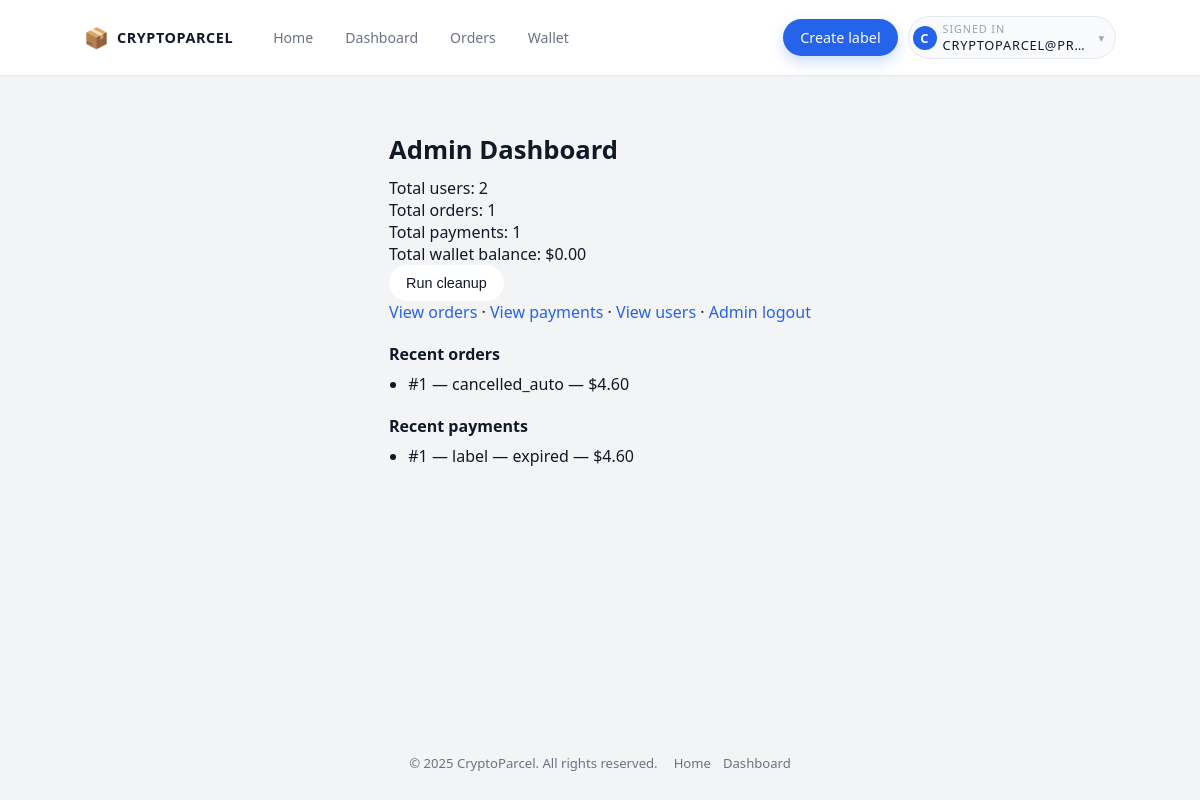
The page /admin (signed in) on the database its author committed.
### models.py (models this page shows)
class User(UserMixin, db.Model):
    __tablename__ = "user"
    id = db.Column(db.Integer, primary_key=True)
    email = db.Column(db.String(255), unique=True, nullable=False, index=True)
    password_hash = db.Column(db.String(255), nullable=False)
    balance_usd = db.Column(db.Float, nullable=False, default=0.0)
    created_at = db.Column(db.DateTime, nullable=False, default=datetime.utcnow)
    orders = db.relationship("Order", backref="user", lazy=True)
    payments = db.relationship("Payment", backref="user", lazy=True)
    wallet_logs = db.relationship("WalletLog", backref="user", lazy=True)
    api_keys = db.relationship("APIKey", backref="user", lazy=True)
    address_profiles = db.relationship("AddressProfile", backref="user", lazy=True)
    team_memberships = db.relationship("TeamMembership", backref="user", lazy=True)

class Order(db.Model):
    __tablename__ = "order"
    id = db.Column(db.Integer, primary_key=True)
    user_id = db.Column(db.Integer, db.ForeignKey("user.id"), nullable=False)
    carrier = db.Column(db.String(64), nullable=False)
    service = db.Column(db.String(64), nullable=False)
    weight_oz = db.Column(db.Float, nullable=False)
    from_address = db.Column(db.Text, nullable=False)
    to_address = db.Column(db.Text, nullable=False)
    reference = db.Column(db.String(255))
    amount_usd = db.Column(db.Float, nullable=False)
    status = db.Column(db.String(32), default="pending_payment", index=True)
    created_at = db.Column(db.DateTime, nullable=False, default=datetime.utcnow)
    payments = db.relationship("Payment", backref="order", lazy=True)

class Payment(db.Model):
    __tablename__ = "payment"
    id = db.Column(db.Integer, primary_key=True)
    order_id = db.Column(db.Integer, db.ForeignKey("order.id"), nullable=True)
    user_id = db.Column(db.Integer, db.ForeignKey("user.id"), nullable=True)
    type = db.Column(db.String(20), nullable=False, default="label")
    provider = db.Column(db.String(64), nullable=True)  # wallet, nowpayments, etc.
    provider_payment_id = db.Column(db.String(128), nullable=True, index=True)
    amount_usd = db.Column(db.Float, nullable=False)
    currency = db.Column(db.String(32), default="usd")
    status = db.Column(db.String(32), default="pending")
    created_at = db.Column(db.DateTime, nullable=False, default=datetime.utcnow)

### app.py (the view)
    @app.route("/admin")
    @admin_required
    def admin_dashboard():
        from models import User, Order, Payment
        run_auto_cleanup()
        total_users = User.query.count()
        total_orders = Order.query.count()
        total_payments = Payment.query.count()
        total_wallet_balance = db.session.query(
            db.func.coalesce(db.func.sum(User.balance_usd), 0.0)
        ).scalar()
        recent_orders = Order.query.order_by(Order.created_at.desc()).limit(10).all()
        recent_payments = Payment.query.order_by(Payment.created_at.desc()).limit(10).all()
        return render_template(
            "admin/dashboard.html",
            total_users=total_users,
            total_orders=total_orders,
            total_payments=total_payments,
            total_wallet_balance=total_wallet_balance,
            recent_orders=recent_orders,
            recent_payments=recent_payments,
        )

### app.py (called while the page is built)
@login_manager.user_loader
def load_user(user_id):
    from models import User
    try:
        return User.query.get(int(user_id))
    except Exception:
        return None

def is_admin() -> bool:
    if getattr(current_user, "is_authenticated", False) and current_user.id == 1:
        return True
    return bool(session.get("admin_auth"))

def admin_required(fn):
    from functools import wraps
    @wraps(fn)
    def wrapper(*args, **kwargs):
        if not is_admin():
            flash("Admin access required.", "error")
            return redirect(url_for("admin_login"))
        return fn(*args, **kwargs)
    return wrapper

def run_auto_cleanup():
    from models import Order, Payment
    now = datetime.utcnow()
    cutoff_orders = now - timedelta(minutes=15)
    stale_orders = (
        Order.query.filter(
            Order.status.in_(["pending_payment", "payment_error"]),
            Order.created_at < cutoff_orders,
        ).all()
    )
    for o in stale_orders:
        o.status = "cancelled_auto"
    cutoff_payments = now - timedelta(minutes=60)
    stale_payments = (
        Payment.query.filter(
            Payment.status == "waiting",
            Payment.created_at < cutoff_payments,
        ).all()
    )
    for p in stale_payments:
        p.status = "expired"
    if stale_orders or stale_payments:
        db.session.commit()

### templates/admin/dashboard.html (shortened to what this page needs)
{% extends 'base.html' %}
{% block content %}
<section class="section">
  <h2>Admin Dashboard</h2>
  <p>Total users: {{ total_users }}</p>
  <p>Total orders: {{ total_orders }}</p>
  <p>Total payments: {{ total_payments }}</p>
  <p>Total wallet balance: ${{ '%.2f'|format(total_wallet_balance or 0.0) }}</p>
  <form method="POST" action="{{ url_for('admin_cleanup') }}">
    <button class="btn">Run cleanup</button>
  </form>
  <p><a href="{{ url_for('admin_orders') }}">View orders</a> ·
     <a href="{{ url_for('admin_payments') }}">View payments</a> ·
     <a href="{{ url_for('admin_users') }}">View users</a> ·
     <a href="{{ url_for('admin_logout') }}">Admin logout</a></p>
  <h3>Recent orders</h3>
  <ul>
  {% for o in recent_orders %}
    <li>#{{ o.id }} — {{ o.status }} — ${{ '%.2f'|format(o.amount_usd) }}</li>
  {% endfor %}
  </ul>
  <h3>Recent payments</h3>
  <ul>
  {% for p in recent_payments %}
    <li>#{{ p.id }} — {{ p.type }} — {{ p.status }} — ${{ '%.2f'|format(p.amount_usd) }}</li>
  {% endfor %}
  </ul>
</section>
{% endblock %}

### templates/base.html (shortened to what this page needs)
<!doctype html>
<html lang="en">
<head>
    <link rel="stylesheet" href="{{ url_for('static', filename='styles.css') }}">
</head>
<body>
<div class="cp-page">
    <header class="cp-nav">
        <div class="cp-nav-left">
            <a href="{{ url_for('index') }}" class="cp-logo">
                <span class="cp-logo-icon">📦</span>
                <span class="cp-logo-text">CryptoParcel</span>
            </a>
            <nav class="cp-nav-links">
                <a href="{{ url_for('index') }}">Home</a>
                {% if current_user.is_authenticated %}
                    <a href="{{ url_for('dashboard') }}">Dashboard</a>
                    <a href="{{ url_for('orders') }}">Orders</a>
                    <a href="{{ url_for('wallet') }}">Wallet</a>
                {% endif %}
            </nav>
        </div>
        <div class="cp-nav-right">
            {% if current_user.is_authenticated %}
                <a href="{{ url_for('create_label') }}" class="cp-nav-primary">
                    Create label
                </a>
                <div class="cp-user-menu">
                    <label for="cp-user-toggle" class="cp-user-trigger">
                        <div class="cp-user-avatar">
                            {{ (current_user.email or 'U')[:1] | upper }}
                        </div>
                        <div class="cp-user-meta">
                            <span class="cp-user-label">Signed in</span>
                            <span class="cp-user-email">
                                {{ current_user.email or 'Account' }}
                            </span>
                        </div>
                        <span class="cp-user-caret">▾</span>
                    </label>
                </div>
            {% endif %}
        </div>
    </header>
    <main class="cp-main">
        {% block content %}{% endblock %}
    </main>
    <footer class="cp-footer">
        <div>© {{ 2025 }} CryptoParcel. All rights reserved.</div>
        <div class="cp-footer-links">
            <a href="{{ url_for('index') }}">Home</a>
            {% if current_user.is_authenticated %}
                <a href="{{ url_for('dashboard') }}">Dashboard</a>
            {% endif %}
        </div>
    </footer>
</div>
</body>
</html>

### static/styles.css (style rules this page uses)
*, *::before, *::after { box-sizing: border-box; margin: 0; padding: 0; }
html, body { height: 100%; }
:root { --cp-bg: #f3f4f6; --cp-surface: #ffffff; --cp-surface-soft: #f9fafb; --cp-border-subtle: #e5e7eb; --cp-border-strong: #d1d5db; --cp-text-main: #111827; --cp-text-muted: #6b7280; --cp-text-soft: #9ca3af; --cp-radius-card: 16px; --cp-radius-pill: 999px; --cp-shadow-soft: 0 16px 40px rgba(15, 23, 42, 0.08); --cp-shadow-subtle: 0 10px 24px rgba(15, 23, 42, 0.04); --cp-accent: #2563eb; --cp-accent-soft: #eff6ff; --cp-accent-strong: #1d4ed8; --cp-success: #16a34a; --cp-success-soft: #ecfdf3; --cp-warning: #f59e0b; --cp-warning-soft: #fffbeb; --cp-danger: #b91c1c; --cp-danger-soft: #fef2f2; }
body { font-family: system-ui, -apple-system, BlinkMacSystemFont, "SF Pro Text", sans-serif; background: var(--cp-bg); color: var(--cp-text-main); -webkit-font-smoothing: antialiased; }
a { color: var(--cp-accent); text-decoration: none; }
ul, ol { padding-left: 1.2rem; }
.cp-page { min-height: 100vh; display: flex; flex-direction: column; }
.cp-nav { display: flex; align-items: center; justify-content: space-between; padding: 16px 7%; border-bottom: 1px solid var(--cp-border-subtle); background: var(--cp-surface); position: sticky; top: 0; z-index: 20; }
.cp-nav-left { display: flex; align-items: center; gap: 28px; }
.cp-logo { display: flex; align-items: center; gap: 8px; font-weight: 600; font-size: 1.05rem; }
.cp-logo-icon { font-size: 1.25rem; }
.cp-logo-text { letter-spacing: 0.04em; text-transform: uppercase; font-size: 0.9rem; color: var(--cp-text-main); }
.cp-nav-links { display: flex; align-items: center; gap: 8px; }
.cp-nav-links a { padding: 8px 12px; border-radius: var(--cp-radius-pill); font-size: 0.88rem; color: var(--cp-text-muted); }
.cp-nav-right { display: flex; align-items: center; gap: 10px; }
.cp-nav-primary { display: inline-flex; align-items: center; justify-content: center; padding: 8px 16px; border-radius: var(--cp-radius-pill); border: 1px solid transparent; font-size: 0.9rem; font-weight: 500; background: var(--cp-accent); color: #f9fafb; box-shadow: 0 6px 14px rgba(37, 99, 235, 0.22); cursor: pointer; transition: transform 0.08s ease-out, box-shadow 0.12s ease-out; }
.cp-main { flex: 1; padding: 32px 7%; max-width: 1120px; margin: 0 auto; }
.section { max-width: 1120px; margin: 24px auto 40px; }
.section > h1, .section > h2 { font-size: 1.6rem; margin-bottom: 10px; color: var(--cp-text-main); }
.section > h3 { font-size: 1rem; margin: 20px 0 8px; color: var(--cp-text-main); }
label { font-size: 0.8rem; text-transform: uppercase; letter-spacing: 0.06em; color: var(--cp-text-muted); }
.btn, .btn-sm, .cp-btn-primary, .cp-btn-secondary { display: inline-flex; align-items: center; justify-content: center; padding: 9px 16px; border-radius: var(--cp-radius-pill); border: 1px solid transparent; font-size: 0.9rem; font-weight: 500; cursor: pointer; text-decoration: none; transition: transform 0.08s ease-out, box-shadow 0.12s ease-out, background 0.12s ease-out, color 0.12s ease-out; background: var(--cp-surface); color: var(--cp-text-main); }
.cp-footer { padding: 18px 7% 28px; max-width: 1120px; margin: 0 auto; font-size: 0.82rem; color: var(--cp-text-muted); display: flex; align-items: center; justify-content: space-between; gap: 16px; }
.cp-footer-links { display: flex; gap: 12px; }
.cp-footer-links a { color: var(--cp-text-muted); font-size: 0.82rem; }
.cp-user-menu { position: relative; }
.cp-user-trigger { display: inline-flex; align-items: center; gap: 6px; border-radius: var(--cp-radius-pill); border: 1px solid var(--cp-border-subtle); background: var(--cp-surface-soft); padding: 4px 10px 4px 4px; cursor: pointer; font-size: 0.8rem; color: var(--cp-text-main); }
.cp-user-avatar { width: 24px; height: 24px; border-radius: 999px; background: var(--cp-accent); display: inline-flex; align-items: center; justify-content: center; color: #f9fafb; font-size: 0.8rem; font-weight: 600; }
.cp-user-meta { display: flex; flex-direction: column; align-items: flex-start; }
.cp-user-label { font-size: 0.68rem; text-transform: uppercase; letter-spacing: 0.08em; color: var(--cp-text-soft); }
.cp-user-email { font-size: 0.8rem; max-width: 150px; white-space: nowrap; overflow: hidden; text-overflow: ellipsis; }
.cp-user-caret { font-size: 0.7rem; color: var(--cp-text-soft); }

### rows shown on the page
User: email "C", email "CRYPTOPARCEL@PR…"
Order: id "1", status "cancelled_auto", amount_usd "4.60"
Payment: id "1", type "label", status "expired", amount_usd "4.60"

### other values the page prints
{{ total_users }} "2"
{{ total_orders }} "1"
{{ total_payments }} "1"
{{ '%.2f'|format(total_wallet_balance or 0.0) }} "0.00"
{{ 2025 }} "2025"
